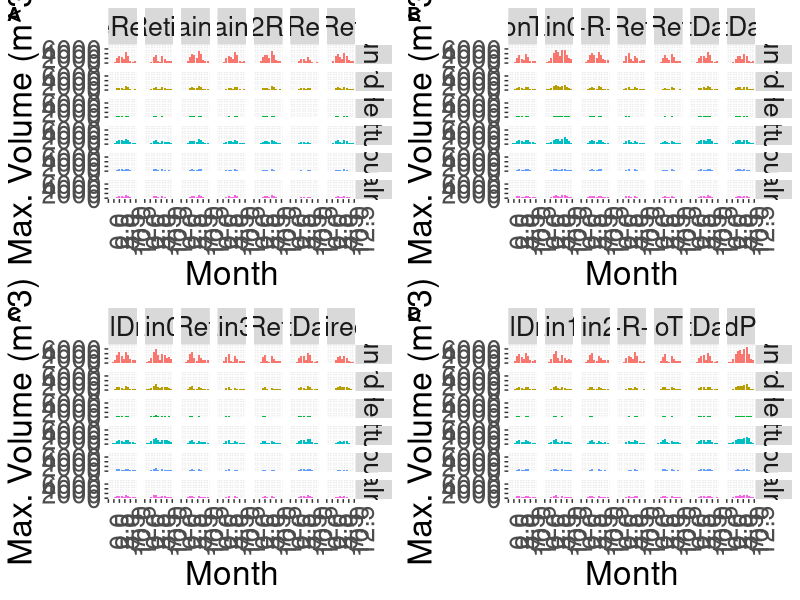
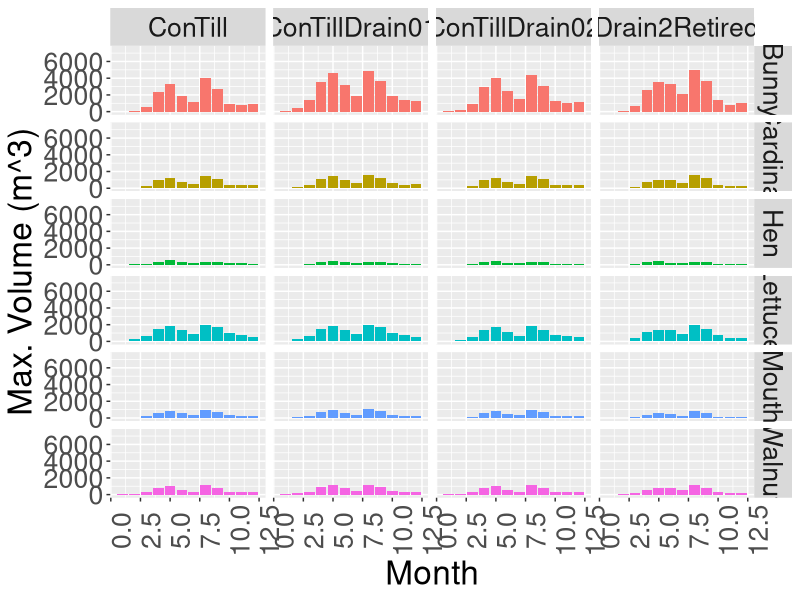
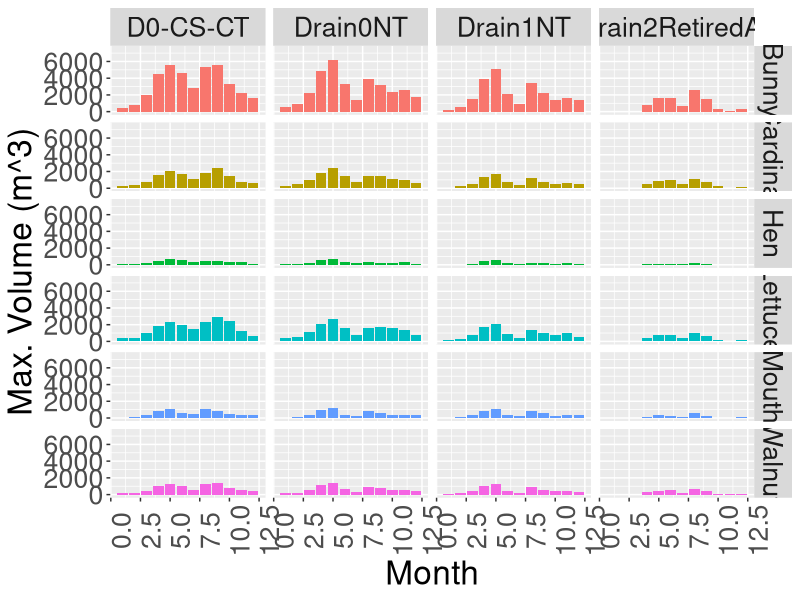
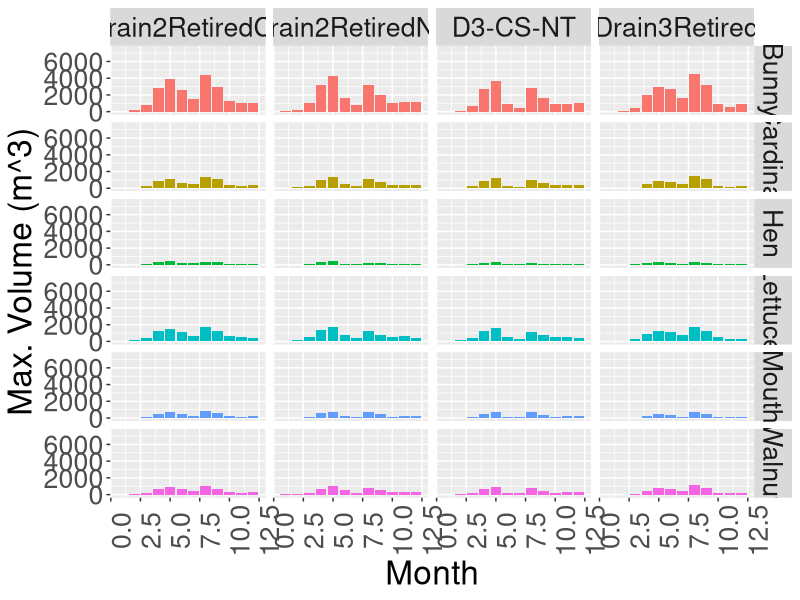
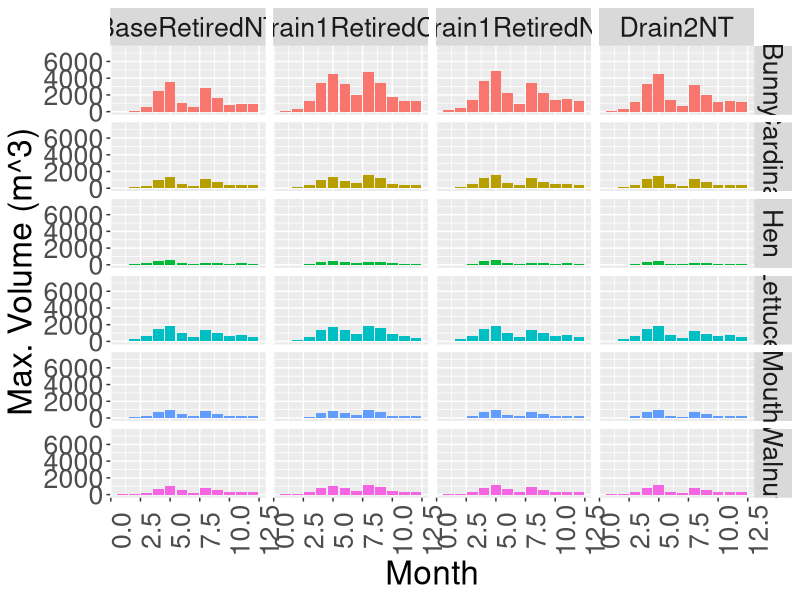
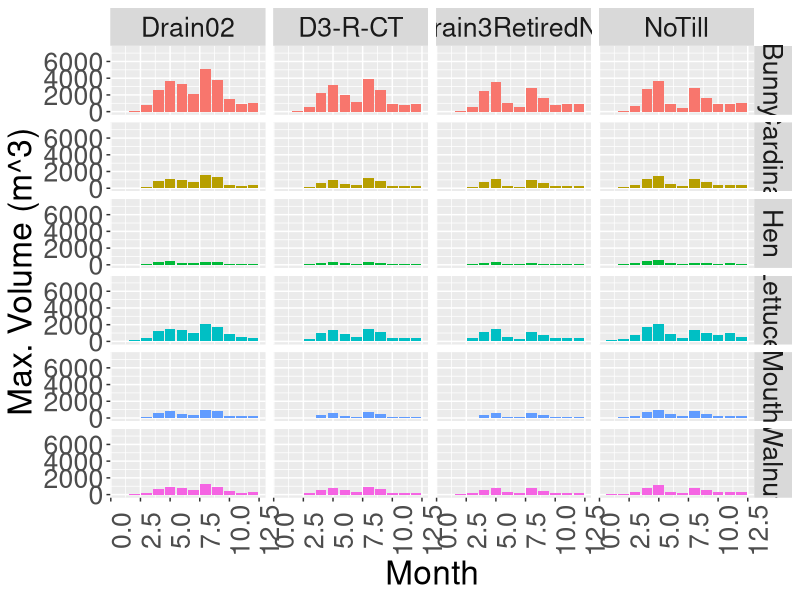
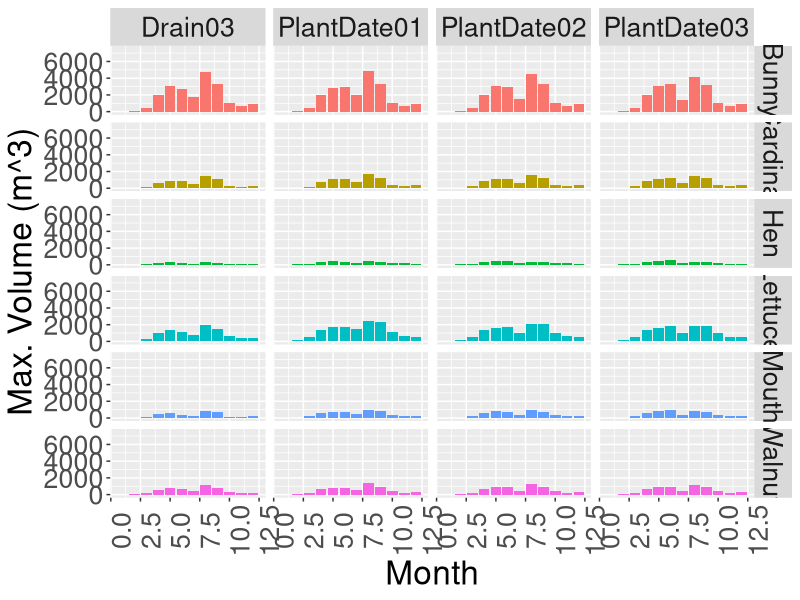
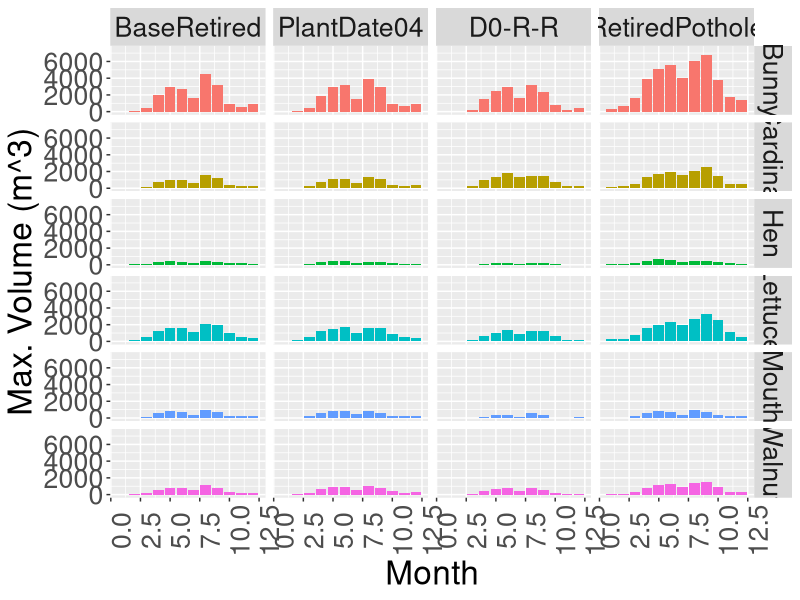

The R source for these figures, in order: (Note: this script raises an error after producing the figures.)
## ---- chunk 1
knitr::opts_chunk$set(echo = TRUE)
## ---- chunk 2
library(dplyr)
library(tidyr)
library(reshape2)
library(ggplot2)
library(ggpubr)
## ---- chunk 3
simulation_numbers <- data.frame("Drain0" = c(22, 23, 24, 3, 12, 13, 1),
                                 "Drain1" = c(4, 14, 25, 19, 29, 33, 36),
                                 "Drain2" = c(5, 15, 26, 20, 30, 34, 37),
                                 "Drain3" = c(6, 16, 27, 21, 31, 35, 38))
simulation_numbers2 <- data.frame("CSCV" = c(22, 4, 5, 6),
                                 "CSCT" = c(23, 14, 15, 16),
                                 "CSNT" = c(24, 25, 26, 27),
                                 "RCV" = c(3, 19, 20, 21),
                                 "RCT" = c(12, 29, 30, 31),
                                 "RNT" = c(13, 33, 34, 35),
                                 "RR" = c(1, 36, 37, 38))

simulation_numbers3 <- data.frame("PDCC" = c(0, 7, 8, 9, 10, 17))

simulation_shortIDs <- data.frame("Drain0" = c("D0-CS-CV", "D0-CS-CT", "D0-CS-NT", "D0-R-CV", "D0-R-CT", "D0-R-NT","D0-R-R"),
                                  "Drain1" = c("D1-CS-CV", "D1-CS-CT", "D1-CS-NT", "D1-R-CV", "D1-R-CT", "D1-R-NT","D1-R-R"),
                                  "Drain2" = c("D2-CS-CV", "D2-CS-CT", "D2-CS-NT", "D2-R-CV", "D2-R-CT", "D2-R-NT","D2-R-R"),
                                  "Drain3" = c("D3-CS-CV", "D3-CS-CT", "D3-CS-NT", "D3-R-CV", "D3-R-CT", "D3-R-NT","D3-R-R"))
simulation_shortIDs2 <- data.frame("CSCV" = c("D0-CS-CV", "D1-CS-CV", "D2-CS-CV", "D3-CS-CV"),
                                    "CSCT" = c("D0-CS-CT", "D1-CS-CT", "D2-CS-CT", "D3-CS-CT"),
                                    "CSNT" = c("D0-CS-NT", "D1-CS-NT", "D2-CS-NT", "D3-CS-NT"),
                                  "RCV" = c("D0-R-CV", "D1-R-CV", "D2-R-CV", "D3-R-CV"),
                                  "RCT" = c("D0-R-CT", "D1-R-CT", "D2-R-CT", "D3-R-CT"),
                                  "RNT" = c("D0-R-NT", "D1-R-NT", "D2-R-NT", "D3-R-NT"),
                                  "RR" = c("D0-R-R", "D1-R-R", "D2-R-R", "D3-R-R"))
simulation_shortIDs3 <- data.frame("PDCC" = c("DX-X-CV","PD-2E", "PD-2L", "PD-4L", "PD-6L", "DX-CC-NT"))

simulation_names <- data.frame("Drain0" = c("Drain0", "Drain0CT", "Drain0NT", "RetiredPothole", "ConTillRetired", "NoTillRetired","RetiredAll"),
                               "Drain1" = c("Drain01", "ConTillDrain01", "Drain1NT", "Drain1Retired", "Drain1RetiredCT", "Drain1RetiredNT","Drain1RetiredAll"),
                               "Drain2" = c("Drain02", "ConTillDrain02", "Drain2NT", "Drain2Retired", "Drain2RetiredCT", "Drain2RetiredNT","Drain2RetiredAll"),
                               "Drain3" = c("Drain03", "ConTillDrain03", "Drain3NT", "Drain3Retired", "Drain3RetiredCT", "Drain3RetiredNT","Drain3RetiredAll"))

simulation_names2 <- data.frame("CSCV" = c("Drain0", "Drain01", "Drain02", "Drain03"),
                                "CSCT" = c("Drain0CT", "ConTillDrain01", "ConTillDrain02", "ConTillDrain03"),
                                "CSNT" = c("Drain0NT", "Drain1NT", "Drain2NT", "Drain3NT"),
                                "RCV" = c("RetiredPothole", "Drain1Retired", "Drain2Retired", "Drain3Retired"),
                                "RCT" = c("ConTillRetired", "Drain1RetiredCT", "Drain2RetiredCT", "Drain3RetiredCT"),
                                "RNT" = c("NoTillRetired", "Drain1RetiredNT", "Drain2RetiredNT", "Drain3RetiredNT"),
                                "RR" = c("RetiredAll", "Drain1RetiredAll", "Drain2RetiredAll", "Drain3RetiredAll"))
simulation_names3 <- data.frame("PDCC" = c("Base", "PlantDate01", "PlantDate02", "PlantDate03", "PlantDate04", "CoverCrop"))
## ---- chunk 4
max.monthly.by.scen <- read.csv("monthly_maximums.csv", header=T, sep=",")
max.monthly.by.scen <- max.monthly.by.scen[2:6]
## ---- chunk 5
# AVERAGE OF MONTHLY MAXIMUM INUNDATION
max.function.partitioned2 <- function(data.df, title, id, supp.labs, labnms) {
  temp <- data.df %>%
    group_by(Month, Pothole, variable) %>%
    summarise(avg.max=mean(value), median.max=median(value))
  
  labs <- as.character(supp.labs)
  names(labs) <- as.character(labnms)
  
  png(filename = paste0("avg.", id, ".comparison.png"), width=1600, height=1000)
  # windows()
  plot.max <- ggplot(temp, aes(x=Month, y=avg.max, fill=Pothole))+
    geom_bar(stat="identity")+
    facet_grid(cols = vars(variable), rows = vars(Pothole), labeller = labeller(variable = labs))+
    ylim(0, 7500)+
    theme(axis.text.x = element_text(angle = 90))+
    theme(text = element_text(size=24))+
    theme(legend.position = "none")+
    labs(
      x="Month",
      y="Max. Volume (m^3)")
  # plot.max
  
  
  return(plot.max)
}

## ---- chunk 6
# TIME SERIES 2010-2018
time.series.function.partitioned2 <- function(data.df, title, nm, supp.labs, labnms) {
  
  data.df <- data.df %>%
    filter(Year >= 2010)
  
  labs <- as.character(supp.labs)
  names(labs) <- as.character(labnms)
  
  png(paste("time.",nm,".png"), width=700, height=700)
  # windows()
  plot.anim <- ggplot(data.df, aes(x=Gregorian, y=value, color=variable))+ #,
    geom_line(size=0.5, alpha=0.5) +
    facet_grid(cols = vars(variable), rows = vars(Pothole), labeller = labeller(variable = labs))+
    ylim(0, 50000) +
    theme(legend.position = "none") +
    theme(axis.title.x = element_blank(),
          axis.text.x=element_blank(),
          axis.ticks.x=element_blank(), 
          text=element_text(size=12)) +
    labs(
      # x = "2010",
      y = "Simulated Volume (m^3)",
      title = paste0(title, " , 2010-2018"),
      color="Scenario"
    )
  
  return(plot.anim)
}
## ---- chunk 7
# BOX PLOTS OF AVERAGE ANNUAL DAYS OF INUNDATION
boxplot.function.partitioned <- function(data.df, title, nm, supp.labs, labnms) {

  png(paste("days.",nm,".png"), width=700, height=700)
  
plot.avg.annual.by.wetness <- ggplot(data=data.df, aes(x=code, y=value))+
  geom_boxplot(alpha=0.5) +
  facet_grid(rows=vars(wetness),
             labeller = labeller(wetness = c(high = "High Precip", low="Low Precip",
                                             med="Medium Precip"))) +
  theme(axis.text.x =element_text(angle = 90)) +
  theme(text = element_text(size = 12)) +
  ylim(0, 150)+
  labs(
    y = "Average Annual Days of Flooding",
    x = "Simulated Scenario",
    title = title
  )

return(plot.avg.annual.by.wetness)

}

boxplot.function.partitioned.no.wetness <- function(data.df, title, nm, supp.labs, labnms) {
  
  png(paste("days_all_",nm,".png"), width=700, height=700)
  
  plot.avg.annual.by.wetness <- ggplot(data=data.df, aes(x=code, y=value))+
    geom_boxplot(alpha=0.5) +
    # facet_grid(rows=vars(wetness),
    #            labeller = labeller(wetness = c(high = "High Precip", low="Low Precip",
    #                                            med="Medium Precip"))) +
    theme(axis.text.x =element_text(angle = 90)) +
    theme(text = element_text(size = 16)) +
    ylim(0, 150)+
    labs(
      y = "Days Flooded",
      x = "Scenario"#,
      # title = title
    )
  
  return(plot.avg.annual.by.wetness)
  
}
## ---- chunk 8
max.monthly.by.scen <- max.monthly.by.scen %>%
  spread(variable, value)
## ---- chunk 9
# drainage matrices ====

max.data.drain0 <- max.monthly.by.scen[ , c(1:3, (simulation_numbers$Drain0+4))]
max.data.drain0 <- max.data.drain0 %>%
  gather("variable", "value", 4:10)

max.data.drain0.filter <- max.data.drain0 %>%
  filter(Pothole != "Mouth" & Pothole != "Hen") %>%
  filter(variable == "Drain0" | variable == "RetiredPothole" | variable == "RetiredAll")

max.data.drain1 <- max.monthly.by.scen[ , c(1:3, (simulation_numbers$Drain1+4))]
max.data.drain1 <- max.data.drain1 %>%
  gather("variable", "value", 4:10)

max.data.drain2 <- max.monthly.by.scen[ , c(1:3, (simulation_numbers$Drain2+4))]
max.data.drain2 <- max.data.drain2 %>%
  gather("variable", "value", 4:10)

max.data.drain3 <- max.monthly.by.scen[ , c(1:3, (simulation_numbers$Drain3+4))]
max.data.drain3 <- max.data.drain3 %>%
  gather("variable", "value", 4:10)

# max.data.drain0$facet <- factor(max.data.drain0$variable, levels = c("Drain0", "Drain0CT", "Drain0NT", 
                                                                     # "RetiredPothole", "ConTillRetired", "NoTillRetired",
                                                                     # "RetiredAll"))
## ---- chunk 10
# land use matrices ====
max.data.CSCV <- max.monthly.by.scen[ , c(1:3, (simulation_numbers2$CSCV)+4)]
max.data.CSCV <- max.data.CSCV %>%
  gather("variable", "value", 4:7)

max.data.CSCT <- max.monthly.by.scen[ , c(1:3, (simulation_numbers2$CSCT)+4)]
max.data.CSCT <- max.data.CSCT %>%
  gather("variable", "value", 4:7)

max.data.CSNT <- max.monthly.by.scen[ , c(1:3, (simulation_numbers2$CSNT)+4)]
max.data.CSNT <- max.data.CSNT %>%
  gather("variable", "value", 4:7)

max.data.RCV <- max.monthly.by.scen[ , c(1:3, (simulation_numbers2$RCV)+4)]
max.data.RCV <- max.data.RCV %>%
  gather("variable", "value", 4:7)

max.data.RCT <- max.monthly.by.scen[ , c(1:3, (simulation_numbers2$RCT)+4)]
max.data.RCT <- max.data.RCT %>%
  gather("variable", "value", 4:7)

max.data.RNT <- max.monthly.by.scen[ , c(1:3, (simulation_numbers2$RNT)+4)]
max.data.RNT <- max.data.RNT %>%
  gather("variable", "value", 4:7)

max.data.RR <- max.monthly.by.scen[ , c(1:3, (simulation_numbers2$RR)+4)]
max.data.RR <- max.data.RR %>%
  gather("variable", "value", 4:7)
## ---- chunk 11
# APPLY PLOT FUNCTIONS ======

    # drainage matrices ====

m1 <- max.function.partitioned2(max.data.drain0, "Simulation Comparison, No Drainage Present", "drain0", simulation_shortIDs$Drain0, simulation_names$Drain0)
dev.off()

# max.function.partitioned2(max.data.drain0.filter, "Simulation Comparison, No Drainage Present", "drain0_abbr", simulation_shortIDs$Drain0, simulation_names$Drain0)
# dev.off()

m2 <- max.function.partitioned2(max.data.drain1, "Simulation Comparison, Subsurface Drainage", "drain1", simulation_shortIDs$Drain1, simulation_names$Drain1)
dev.off()

m3 <- max.function.partitioned2(max.data.drain2, "Simulation Comparison, One Inlet", "drain2", simulation_shortIDs$Drain2, simulation_names$Drain2)
dev.off()

m4 <- max.function.partitioned2(max.data.drain3, "Simulation Comparison, Multiple Inlets", "drain3", simulation_shortIDs$Drain3, simulation_names$Drain3)
dev.off()

windows()
# png(filename = "pub_maxplot.png", width=1000, height=750)
ggarrange(m1, m2,m3, m4, 
          labels=c("A", "B", "C", "D"),
          ncol=2, nrow=2)
dev.off()
## ---- chunk 12
max.function.partitioned2(max.data.CSCV, "Simulation Comparison, Conventionally Farmed", "CSCV", simulation_shortIDs2$CSCV, simulation_names2$CSCV)
dev.off()

max.function.partitioned2(max.data.CSCT, "Simulation Comparison, Conservation Tillage", "CSCT", simulation_shortIDs2$CSCT, simulation_names2$CSCT)
dev.off()

max.function.partitioned2(max.data.CSNT, "Simulation Comparison, No Till", "CSNT", simulation_shortIDs2$CSNT, simulation_names2$CSNT)
dev.off()

max.function.partitioned2(max.data.RCV, "Simulation Comparison, Retired Conventional Management", "RCV", simulation_shortIDs2$RCV, simulation_names2$RCV)
dev.off()

max.function.partitioned2(max.data.RCT, "Simulation Comparison, Retired, Conservation Till", "RCT", simulation_shortIDs2$RCT, simulation_names2$RCT)
dev.off()

max.function.partitioned2(max.data.RNT, "Simulation Comparison, Retired, No Till", "RNT", simulation_shortIDs2$RNT, simulation_names2$RNT)
dev.off()

max.function.partitioned2(max.data.RR, "Simulation Comparison, Whole Watershed Retired", "RR", simulation_shortIDs2$RR, simulation_names2$RR)
dev.off()
## ---- chunk 13
days.data.drain0 <- avg.annual.by.wetness.all.melt %>%
  filter(variable %in% simulation_names$Drain0)

days.data.drain1 <- avg.annual.by.wetness.all.melt %>%
  filter(variable %in% simulation_names$Drain1)

days.data.drain2 <- avg.annual.by.wetness.all.melt %>%
  filter(variable %in% simulation_names$Drain2)

days.data.drain3 <- avg.annual.by.wetness.all.melt %>%
  filter(variable %in% simulation_names$Drain3)
## ---- chunk 14
days.data.CSCV <- avg.annual.by.wetness.all.melt %>%
  filter(variable %in% simulation_names2$CSCV)

days.data.CSCT <- avg.annual.by.wetness.all.melt %>%
  filter(variable %in% simulation_names2$CSCT)

days.data.CSNT <- avg.annual.by.wetness.all.melt %>%
  filter(variable %in% simulation_names2$CSNT)

days.data.RCV <- avg.annual.by.wetness.all.melt %>%
  filter(variable %in% simulation_names2$RCV)

days.data.RCT <- avg.annual.by.wetness.all.melt %>%
  filter(variable %in% simulation_names2$RCT)

days.data.RNT <- avg.annual.by.wetness.all.melt %>%
  filter(variable %in% simulation_names2$RNT)

days.data.RR <- avg.annual.by.wetness.all.melt %>%
  filter(variable %in% simulation_names2$RR)
## ---- chunk 15
boxplot.function.partitioned(days.data.drain0, "Simulation Comparison, No Drainage Present", "drain0", simulation_shortIDs$Drain0, simulation_names$Drain0)
dev.off()

boxplot.function.partitioned(days.data.drain1, "Simulation Comparison, Subsurface Drainage", "drain1", simulation_shortIDs$Drain1, simulation_names$Drain1)
dev.off()

boxplot.function.partitioned(days.data.drain2, "Simulation Comparison, One Inlet", "drain2", simulation_shortIDs$Drain2, simulation_names$Drain2)
dev.off()

boxplot.function.partitioned(days.data.drain3, "Simulation Comparison, Multiple Inlets", "drain3", simulation_shortIDs$Drain3, simulation_names$Drain3)
dev.off()
## ---- chunk 16
boxplot.function.partitioned(days.data.CSCV, "Simulation Comparison, Conventionally Farmed", "CSCV", simulation_shortIDs2$CSCV, simulation_names2$CSCV)
dev.off()

boxplot.function.partitioned(days.data.CSCT, "Simulation Comparison, Conservation Tillage", "CSCT", simulation_shortIDs2$CSCT, simulation_names2$CSCT)
dev.off()

boxplot.function.partitioned(days.data.CSNT, "Simulation Comparison, No Till", "CSNT", simulation_shortIDs2$CSNT, simulation_names2$CSNT)
dev.off()

boxplot.function.partitioned(days.data.RCV, "Simulation Comparison, Retired Conventional Management", "RCV", simulation_shortIDs2$RCV, simulation_names2$RCV)
dev.off()

boxplot.function.partitioned(days.data.RCT, "Simulation Comparison, Retired, Conservation Till", "RCT", simulation_shortIDs2$RCT, simulation_names2$RCT)
dev.off()

boxplot.function.partitioned(days.data.RNT, "Simulation Comparison, Retired, No Till", "RNT", simulation_shortIDs2$RNT, simulation_names2$RNT)
dev.off()

boxplot.function.partitioned(days.data.RR, "Simulation Comparison, Whole Watershed Retired", "RR", simulation_shortIDs2$RR, simulation_names2$RR)
dev.off()
## ---- chunk 17
# SECONDARY BOXPLOTS (NOT BY WETNESS) =====


p1 <- boxplot.function.partitioned.no.wetness(days.data.drain0, "Simulation Comparison, No Drainage Present", "drain0", simulation_shortIDs$Drain0, simulation_names$Drain0)
dev.off()

p2 <- boxplot.function.partitioned.no.wetness(days.data.drain1, "Simulation Comparison, Subsurface Drainage", "drain1", simulation_shortIDs$Drain1, simulation_names$Drain1)
dev.off()

p3 <- boxplot.function.partitioned.no.wetness(days.data.drain2, "Simulation Comparison, One Inlet", "drain2", simulation_shortIDs$Drain2, simulation_names$Drain2)
dev.off()

p4 <- boxplot.function.partitioned.no.wetness(days.data.drain3, "Simulation Comparison, Multiple Inlets", "drain3", simulation_shortIDs$Drain3, simulation_names$Drain3)
dev.off()

png(filename = "pub_bxplot.png", width=1000, height=750)
ggarrange(p1, p2,p3, p4, 
          labels=c("A", "B", "C", "D"),
          ncol=2, nrow=2)
dev.off()

boxplot.function.partitioned.no.wetness(days.data.CSCV, "Simulation Comparison, Conventionally Farmed", "CSCV", simulation_shortIDs2$CSCV, simulation_names2$CSCV)
dev.off()

boxplot.function.partitioned.no.wetness(days.data.CSCT, "Simulation Comparison, Conservation Tillage", "CSCT", simulation_shortIDs2$CSCT, simulation_names2$CSCT)
dev.off()

boxplot.function.partitioned.no.wetness(days.data.CSNT, "Simulation Comparison, No Till", "CSNT", simulation_shortIDs2$CSNT, simulation_names2$CSNT)
dev.off()

boxplot.function.partitioned.no.wetness(days.data.RCV, "Simulation Comparison, Retired Conventional Management", "RCV", simulation_shortIDs2$RCV, simulation_names2$RCV)
dev.off()

boxplot.function.partitioned.no.wetness(days.data.RCT, "Simulation Comparison, Retired, Conservation Till", "RCT", simulation_shortIDs2$RCT, simulation_names2$RCT)
dev.off()

boxplot.function.partitioned.no.wetness(days.data.RNT, "Simulation Comparison, Retired, No Till", "RNT", simulation_shortIDs2$RNT, simulation_names2$RNT)
dev.off()

boxplot.function.partitioned.no.wetness(days.data.RR, "Simulation Comparison, Whole Watershed Retired", "RR", simulation_shortIDs2$RR, simulation_names2$RR)
dev.off()

boxplot.function.partitioned.no.wetness(days.data.PDCC, "Simulation Comparison, Planting Date and cover Crop", "PDCC", simulation_shortIDs3$PDCC, simulation_names3$PDCC)
dev.off()
